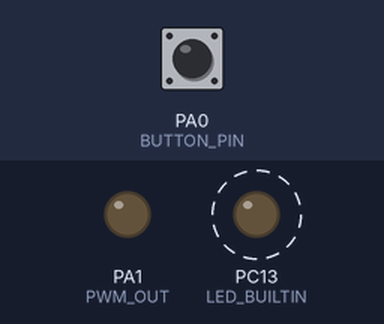
Bench run of a program on a simulated STM32 Black Pill. On the bench: output pins drawn as LEDs (lit = HIGH). Dashed ring = blinking. The test bench sets the inputs (shaded band); at power-on: PA0 (BUTTON_PIN) HIGH.

Above: at 1.2 s.
1.3 s: PA0 (BUTTON_PIN) pulled LOW for 0.15 s
At 2.75 s:
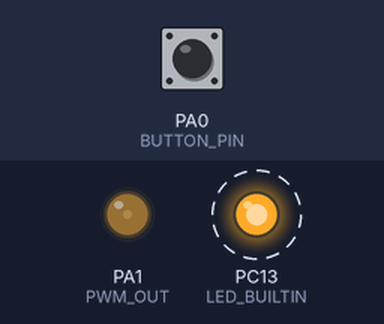
4.3 s: PA0 (BUTTON_PIN) pulled LOW for 1 s
At 5.9 s:
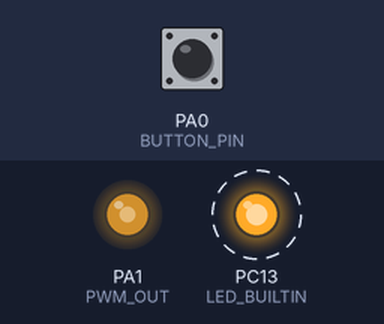
7.5 s: PA0 (BUTTON_PIN) pulled LOW for 3.2 s
At 11.9 s:
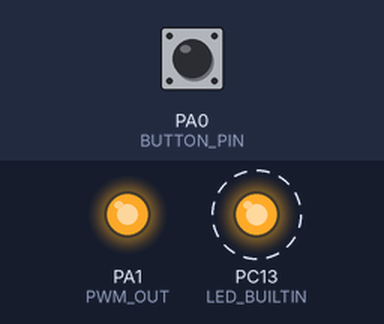
12.2 s: PA0 (BUTTON_PIN) driven LOW
At 13.55 s:
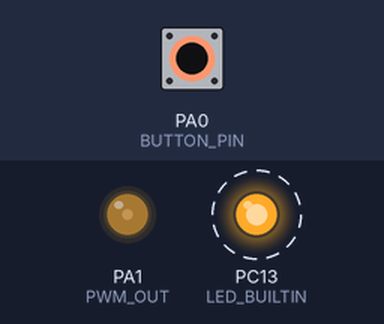
Timing chart, 0 to 19.2 s (numbered marks = the images above; inputs shaded):
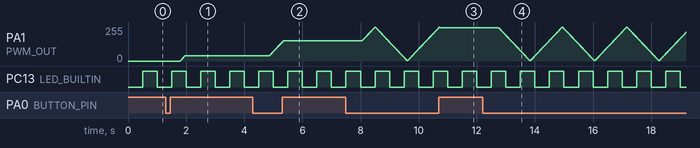

Measured:
- after the input at 1.3 s, PA1 (PWM_OUT): moves from 0/255 to 38/255 over 0.14 s, starting after 0.50 s
- after the input at 4.3 s, PA1 (PWM_OUT): moves from 38/255 to 153/255 over 0.49 s, starting after 0.56 s
- by itself, PC13 (LED_BUILTIN): alternates HIGH for 0.50 s and LOW for 0.50 s

The program:

main.cpp
```cpp
#include <Arduino.h>

#include "Button2.h"
#include "elapsedMillis.h"

/* --------------------------------------------------------------- */

//#define BUTTON_PIN        PA1
//#define PWM_OUT           PA3

#define BUTTON_PIN        PA0
#define PWM_OUT           PA1

#define DEBOUNCE_TIME     5     // ms
#define LONG_PRESS_TIME   500   // ms

#define INITIAL_PWM_SET   15    // %

#define LED_TMO           500   // ms
#define PWM_TMO           10    // ms
#define BUTTON_PRESED_TMO 10    // ms

/* --------------------------------------------------------------- */

typedef enum {
  pwmRise,
  pwmFall,
} tePWMDirection;

Button2 button = Button2(BUTTON_PIN);

static int8_t ledSetPoint = 0;
static int8_t ledSetPointOld = 0;

// Timers
elapsedMillis ledTMO;
elapsedMillis pwmTMO;
elapsedMillis buttonPressedTMO;

// Helpers
static bool isTurnedOn() {
  return ledSetPoint != 0;
}

// BUTTON CLICK HANDLERS
void clickHandler(Button2& btn) {
  // at first press set to 50%
  if (ledSetPoint == ledSetPointOld) ledSetPointOld = INITIAL_PWM_SET;

  if (isTurnedOn()) {               // is turned ON?
    ledSetPointOld = ledSetPoint;   // store old value
    ledSetPoint = 0;                // set target percentage
  } else {
    ledSetPoint = ledSetPointOld;   // restore target percentage
    ledSetPointOld = 0;             // clear old value
  }
}

static bool longPressInProcess = false;

// Long press detected
void longClickHandler(Button2& btn) {
  longPressInProcess = true;
  buttonPressedTMO = 0;
}

// Long press ended (button released)
void longClickReleasedHandler(Button2& btn) {
  longPressInProcess = false;
}

void doubleClickHandler(Button2& btn) {
  if (!isTurnedOn()) return;

  if (ledSetPoint == 2) {
    ledSetPoint = 5;
  } else {
    ledSetPoint = 2;
  }
}

void tripleClickHandler(Button2& btn) {
  if (!isTurnedOn()) return;

  // from 2/5% -> 10%
  // 10-15-20-25-50-75-100
  if (ledSetPoint == 2 || ledSetPoint == 5) {
    ledSetPoint = 10;
  }
  else if (ledSetPoint > 0 && ledSetPoint <= 10)
  {
    ledSetPoint = 15;
  }
  else if (ledSetPoint > 10 && ledSetPoint <= 15)
  {
    ledSetPoint = 20;
  }
  else if (ledSetPoint > 15 && ledSetPoint <= 20)
  {
    ledSetPoint = 25;
  }
  else if (ledSetPoint > 20 && ledSetPoint <= 25)
  {
    ledSetPoint = 50;
  }
  else if (ledSetPoint > 25 && ledSetPoint <= 50)
  {
    ledSetPoint = 75;
  }
  else if (ledSetPoint > 50 && ledSetPoint <= 75)
  {
    ledSetPoint = 100;
  }
  else
  {
    ledSetPoint = 10;
  }
}

// Long press and hold button processor
static void buttonStillPressed()
{
  static tePWMDirection pwmDirection = pwmRise;

  if (isTurnedOn()                                // is turned ON?
      && buttonPressedTMO > BUTTON_PRESED_TMO) {  // AND button was holded and TMO is passed (slowing down changing)
    switch (pwmDirection) {
      case pwmRise:
        ledSetPoint++;
        if (ledSetPoint > 100) {
          ledSetPoint = 100;
          pwmDirection = pwmFall;       // reverse direction
        }
      break;

      case pwmFall:
        ledSetPoint--;
        if (ledSetPoint < 1) {          // don't turn off completely
          ledSetPoint = 1;
          pwmDirection = pwmRise;       // reverse direction
        }
      break;
    }

    buttonPressedTMO = 0;
  }
}

// HW PWM scale is 0-255
static uint32_t percentToDuty(uint8_t percents) {
  return uint32_t(255.0 / 100.0 * percents);
}

void setup() {
  pinMode(LED_BUILTIN, OUTPUT);
  digitalWrite(LED_BUILTIN, LOW);

  button.setDebounceTime(DEBOUNCE_TIME);
  button.setClickHandler(clickHandler);

  button.setLongClickTime(LONG_PRESS_TIME);
  button.setLongClickDetectedHandler(longClickHandler);
//  button.setLongClickDetectedRetriggerable(true);
  button.setLongClickHandler(longClickReleasedHandler);

  button.setDoubleClickHandler(doubleClickHandler);

  button.setTripleClickHandler(tripleClickHandler);

  pinMode(PWM_OUT, OUTPUT);
}

// PWM Output processing
static void pwmProcess()
{
  static uint8_t pwmVal = 0;
  bool bypassPWMtmo = longPressInProcess;

  if (pwmTMO >= PWM_TMO || bypassPWMtmo) {  // slowing down processing or if button is long pressed and holded -> care takes buttonStillPressed()
    if (ledSetPoint != pwmVal)              // process only if something changed
    {
      tePWMDirection pwmDirection = (ledSetPoint > pwmVal) ? pwmRise : pwmFall;

      switch (pwmDirection)
      {
        case pwmRise:
          pwmVal++;
        break;

        case pwmFall:
          pwmVal--;
        break;
      }

      analogWrite(PWM_OUT, percentToDuty(pwmVal));
    }

    pwmTMO = 0;
  }
}

// Status LED Blinker
static void ledProcess()
{
  static bool ledStatus = false;

  if (ledTMO >= LED_TMO) {
    ledStatus = !ledStatus;
    digitalWrite(LED_BUILTIN, ledStatus);
    ledTMO = 0;
  }
}

void loop() {
  ledProcess();

  pwmProcess();

  button.loop();

  if (longPressInProcess) {
    buttonStillPressed();
  }

  // workaround: recover button state (depress not always registereg by Button2 library longClickReleasedHandler())
  if (!button.isPressed()) {
    longPressInProcess = false;
  }
}
```
